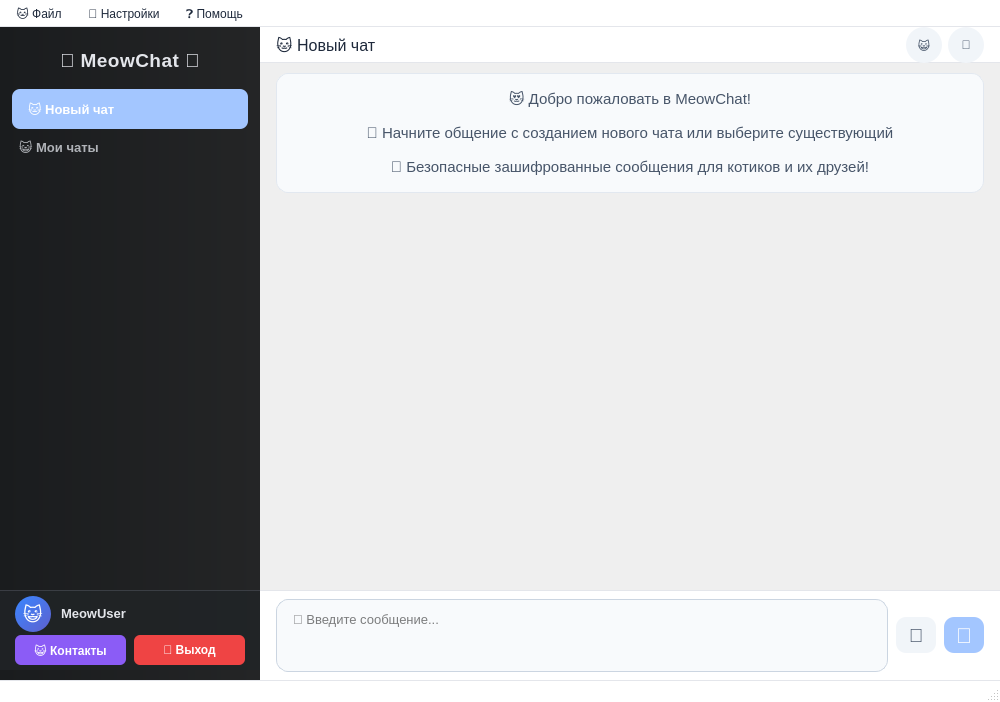
<?xml version="1.0" encoding="UTF-8"?>
<ui version="4.0">
 <class>MainWindow</class>
 <widget class="QMainWindow" name="MainWindow">
  <property name="geometry">
   <rect>
    <x>0</x>
    <y>0</y>
    <width>1000</width>
    <height>702</height>
   </rect>
  </property>
  <property name="minimumSize">
   <size>
    <width>800</width>
    <height>600</height>
   </size>
  </property>
  <property name="windowTitle">
   <string>🐱 MeowChat</string>
  </property>
  <property name="styleSheet">
   <string notr="true">QMainWindow {
    background-color: #f0f2f5;
    font-family: 'Segoe UI', 'Open Sans', sans-serif;
}
</string>
  </property>
  <widget class="QWidget" name="centralwidget">
   <layout class="QHBoxLayout" name="horizontalLayout" stretch="0,1">
    <property name="spacing">
     <number>0</number>
    </property>
    <property name="leftMargin">
     <number>0</number>
    </property>
    <property name="topMargin">
     <number>0</number>
    </property>
    <property name="rightMargin">
     <number>0</number>
    </property>
    <property name="bottomMargin">
     <number>0</number>
    </property>
    <item>
     <widget class="QFrame" name="sidebarFrame">
      <property name="minimumSize">
       <size>
        <width>260</width>
        <height>0</height>
       </size>
      </property>
      <property name="maximumSize">
       <size>
        <width>260</width>
        <height>16777215</height>
       </size>
      </property>
      <property name="styleSheet">
       <string notr="true">QFrame#sidebarFrame {
    background: qlineargradient(x1:0, y1:0, x2:1, y2:0, stop:0 #1a1c1e, stop:1 #242526);
    border: none;
}
</string>
      </property>
      <property name="frameShape">
       <enum>QFrame::NoFrame</enum>
      </property>
      <layout class="QVBoxLayout" name="verticalLayout_2">
       <property name="spacing">
        <number>5</number>
       </property>
       <property name="leftMargin">
        <number>0</number>
       </property>
       <property name="topMargin">
        <number>10</number>
       </property>
       <property name="rightMargin">
        <number>0</number>
       </property>
       <property name="bottomMargin">
        <number>10</number>
       </property>
       <item>
        <widget class="QLabel" name="appTitleLabel">
         <property name="sizePolicy">
          <sizepolicy hsizetype="Preferred" vsizetype="Fixed">
           <horstretch>0</horstretch>
           <verstretch>0</verstretch>
          </sizepolicy>
         </property>
         <property name="font">
          <font>
           <pointsize>14</pointsize>
           <bold>true</bold>
          </font>
         </property>
         <property name="styleSheet">
          <string notr="true">QLabel {
    color: #e4e6eb;
    padding: 12px 0;
    font-weight: 600;
    letter-spacing: 0.5px;
}
</string>
         </property>
         <property name="text">
          <string>🐾 MeowChat 🐾</string>
         </property>
         <property name="alignment">
          <set>Qt::AlignCenter</set>
         </property>
        </widget>
       </item>
       <item>
        <widget class="QPushButton" name="newChatButton">
         <property name="minimumSize">
          <size>
           <width>0</width>
           <height>40</height>
          </size>
         </property>
         <property name="font">
          <font>
           <pointsize>10</pointsize>
           <bold>false</bold>
          </font>
         </property>
         <property name="cursor">
          <cursorShape>PointingHandCursor</cursorShape>
         </property>
         <property name="styleSheet">
          <string notr="true">QPushButton {
    background-color: #a3c6ff;
    color: white;
    border: none;
    border-radius: 8px;
    padding: 8px 16px;
    font-weight: 500;
    margin: 0 12px;
    text-align: left;
}

QPushButton:hover {
    background-color: #2a75f0;
}

QPushButton:pressed {
    background-color: #205fcc;
}
</string>
         </property>
         <property name="text">
          <string>🐱 Новый чат</string>
         </property>
        </widget>
       </item>
       <item>
        <widget class="QLabel" name="chatsLabel">
         <property name="font">
          <font>
           <pointsize>10</pointsize>
           <bold>false</bold>
          </font>
         </property>
         <property name="styleSheet">
          <string notr="true">QLabel {
    color: #b0b3b8;
    padding: 5px 16px;
    font-weight: 500;
}
</string>
         </property>
         <property name="text">
          <string>😺 Мои чаты</string>
         </property>
        </widget>
       </item>
       <item>
        <widget class="QListWidget" name="chatsList">
         <property name="styleSheet">
          <string notr="true">QListWidget {
    background-color: transparent;
    border: none;
    color: #e4e6eb;
    outline: none;
    font-size: 10pt;
    padding: 5px 0;
}

QListWidget::item {
    padding: 10px 15px;
    margin: 2px 8px;
    border-radius: 8px;
    border-left: 3px solid transparent;
}

QListWidget::item:selected {
    background-color: rgba(58, 134, 255, 0.2);
    border-left: 3px solid #3a86ff;
    font-weight: 500;
}

QListWidget::item:hover {
    background-color: rgba(255, 255, 255, 0.08);
}

QListWidget::item:selected:hover {
    background-color: rgba(58, 134, 255, 0.25);
}
</string>
         </property>
         <property name="frameShape">
          <enum>QFrame::NoFrame</enum>
         </property>
         <property name="verticalScrollBarPolicy">
          <enum>Qt::ScrollBarAsNeeded</enum>
         </property>
         <property name="horizontalScrollBarPolicy">
          <enum>Qt::ScrollBarAlwaysOff</enum>
         </property>
         <property name="selectionMode">
          <enum>QAbstractItemView::SingleSelection</enum>
         </property>
         <property name="selectionBehavior">
          <enum>QAbstractItemView::SelectRows</enum>
         </property>
         <property name="iconSize">
          <size>
           <width>24</width>
           <height>24</height>
          </size>
         </property>
        </widget>
       </item>
       <item>
        <spacer name="verticalSpacer">
         <property name="orientation">
          <enum>Qt::Vertical</enum>
         </property>
         <property name="sizeHint" stdset="0">
          <size>
           <width>20</width>
           <height>40</height>
          </size>
         </property>
        </spacer>
       </item>
       <item>
        <widget class="QFrame" name="userInfoFrame">
         <property name="minimumSize">
          <size>
           <width>0</width>
           <height>80</height>
          </size>
         </property>
         <property name="maximumSize">
          <size>
           <width>16777215</width>
           <height>80</height>
          </size>
         </property>
         <property name="styleSheet">
          <string notr="true">QFrame#userInfoFrame {
    background-color: rgba(32, 35, 38, 0.85);
    border-top: 1px solid rgba(84, 89, 98, 0.5);
}
</string>
         </property>
         <property name="frameShape">
          <enum>QFrame::NoFrame</enum>
         </property>
         <layout class="QVBoxLayout" name="verticalLayout_4">
          <property name="spacing">
           <number>5</number>
          </property>
          <property name="leftMargin">
           <number>15</number>
          </property>
          <property name="topMargin">
           <number>5</number>
          </property>
          <property name="rightMargin">
           <number>15</number>
          </property>
          <property name="bottomMargin">
           <number>5</number>
          </property>
          <item>
           <layout class="QHBoxLayout" name="horizontalLayout_3">
            <property name="spacing">
             <number>10</number>
            </property>
            <item>
             <widget class="QLabel" name="userAvatarLabel">
              <property name="minimumSize">
               <size>
                <width>36</width>
                <height>36</height>
               </size>
              </property>
              <property name="maximumSize">
               <size>
                <width>36</width>
                <height>36</height>
               </size>
              </property>
              <property name="styleSheet">
               <string notr="true">QLabel {
    background: qlineargradient(x1:0, y1:0, x2:1, y2:1, stop:0 #3a86ff, stop:1 #5e60ce);
    border-radius: 18px;
    color: white;
    font-weight: bold;
    font-size: 14pt;
    padding: 2px;
}
</string>
              </property>
              <property name="text">
               <string>😺</string>
              </property>
              <property name="alignment">
               <set>Qt::AlignCenter</set>
              </property>
             </widget>
            </item>
            <item>
             <widget class="QLabel" name="userNameLabel">
              <property name="font">
               <font>
                <pointsize>10</pointsize>
                <bold>true</bold>
               </font>
              </property>
              <property name="styleSheet">
               <string notr="true">QLabel {
    color: #e4e6eb;
    font-weight: 600;
}
</string>
              </property>
              <property name="text">
               <string>MeowUser</string>
              </property>
              <property name="alignment">
               <set>Qt::AlignVCenter</set>
              </property>
             </widget>
            </item>
            <item>
             <spacer name="horizontalSpacer_2">
              <property name="orientation">
               <enum>Qt::Horizontal</enum>
              </property>
              <property name="sizeHint" stdset="0">
               <size>
                <width>40</width>
                <height>20</height>
               </size>
              </property>
             </spacer>
            </item>
           </layout>
          </item>
          <item>
           <layout class="QHBoxLayout" name="horizontalLayout_4">
            <property name="spacing">
             <number>8</number>
            </property>
            <item>
             <widget class="QPushButton" name="contactsButton">
              <property name="minimumSize">
               <size>
                <width>0</width>
                <height>30</height>
               </size>
              </property>
              <property name="cursor">
               <cursorShape>PointingHandCursor</cursorShape>
              </property>
              <property name="styleSheet">
               <string notr="true">QPushButton {
    background-color: #8b5cf6;
    border-radius: 6px;
    border: none;
    color: white;
    font-weight: bold;
    font-size: 9pt;
    padding: 5px;
}

QPushButton:hover {
    background-color: #7c3aed;
}

QPushButton:pressed {
    background-color: #6d28d9;
}
</string>
              </property>
              <property name="text">
               <string>😺 Контакты</string>
              </property>
             </widget>
            </item>
            <item>
             <widget class="QPushButton" name="userStatusButton">
              <property name="minimumSize">
               <size>
                <width>0</width>
                <height>30</height>
               </size>
              </property>
              <property name="cursor">
               <cursorShape>PointingHandCursor</cursorShape>
              </property>
              <property name="styleSheet">
               <string notr="true">QPushButton {
    background-color: #ef4444;
    border-radius: 6px;
    border: none;
    color: white;
    font-weight: bold;
    font-size: 9pt;
    padding: 5px;
}

QPushButton:hover {
    background-color: #dc2626;
}

QPushButton:pressed {
    background-color: #b91c1c;
}
</string>
              </property>
              <property name="text">
               <string>🚪 Выход</string>
              </property>
             </widget>
            </item>
           </layout>
          </item>
         </layout>
        </widget>
       </item>
      </layout>
     </widget>
    </item>
    <item>
     <layout class="QVBoxLayout" name="verticalLayout">
      <property name="spacing">
       <number>0</number>
      </property>
      <property name="leftMargin">
       <number>0</number>
      </property>
      <property name="topMargin">
       <number>0</number>
      </property>
      <property name="rightMargin">
       <number>0</number>
      </property>
      <property name="bottomMargin">
       <number>0</number>
      </property>
      <item>
       <widget class="QFrame" name="chatHeaderFrame">
        <property name="maximumSize">
         <size>
          <width>16777215</width>
          <height>60</height>
         </size>
        </property>
        <property name="styleSheet">
         <string notr="true">QFrame#chatHeaderFrame {
    background-color: white;
    border-bottom: 1px solid #e4e6eb;
}
</string>
        </property>
        <property name="frameShape">
         <enum>QFrame::NoFrame</enum>
        </property>
        <layout class="QHBoxLayout" name="horizontalLayout_2">
         <property name="leftMargin">
          <number>16</number>
         </property>
         <property name="topMargin">
          <number>0</number>
         </property>
         <property name="rightMargin">
          <number>16</number>
         </property>
         <property name="bottomMargin">
          <number>0</number>
         </property>
         <item>
          <widget class="QLabel" name="chatNameLabel">
           <property name="font">
            <font>
             <pointsize>12</pointsize>
            </font>
           </property>
           <property name="styleSheet">
            <string notr="true">QLabel {
    color: #1e293b;
}
</string>
           </property>
           <property name="text">
            <string>🐱 Новый чат</string>
           </property>
          </widget>
         </item>
         <item>
          <spacer name="horizontalSpacer">
           <property name="orientation">
            <enum>Qt::Horizontal</enum>
           </property>
           <property name="sizeHint" stdset="0">
            <size>
             <width>40</width>
             <height>20</height>
            </size>
           </property>
          </spacer>
         </item>
         <item>
          <widget class="QPushButton" name="membersButton">
           <property name="minimumSize">
            <size>
             <width>36</width>
             <height>36</height>
            </size>
           </property>
           <property name="maximumSize">
            <size>
             <width>36</width>
             <height>36</height>
            </size>
           </property>
           <property name="cursor">
            <cursorShape>PointingHandCursor</cursorShape>
           </property>
           <property name="toolTip">
            <string>Участники чата</string>
           </property>
           <property name="styleSheet">
            <string notr="true">QPushButton {
    background-color: #f1f5f9;
    border-radius: 18px;
    color: #475569;
    font-weight: bold;
}

QPushButton:hover {
    background-color: #e2e8f0;
}

QPushButton:pressed {
    background-color: #cbd5e1;
}
</string>
           </property>
           <property name="text">
            <string>😺</string>
           </property>
          </widget>
         </item>
         <item>
          <widget class="QPushButton" name="settingsButton">
           <property name="minimumSize">
            <size>
             <width>36</width>
             <height>36</height>
            </size>
           </property>
           <property name="maximumSize">
            <size>
             <width>36</width>
             <height>36</height>
            </size>
           </property>
           <property name="cursor">
            <cursorShape>PointingHandCursor</cursorShape>
           </property>
           <property name="toolTip">
            <string>Настройки чата</string>
           </property>
           <property name="styleSheet">
            <string notr="true">QPushButton {
    background-color: #f1f5f9;
    border-radius: 18px;
    color: #475569;
}

QPushButton:hover {
    background-color: #e2e8f0;
}

QPushButton:pressed {
    background-color: #cbd5e1;
}
</string>
           </property>
           <property name="text">
            <string>🐾</string>
           </property>
          </widget>
         </item>
        </layout>
       </widget>
      </item>
      <item>
       <widget class="QScrollArea" name="scrollArea">
        <property name="frameShape">
         <enum>QFrame::NoFrame</enum>
        </property>
        <property name="verticalScrollBarPolicy">
         <enum>Qt::ScrollBarAsNeeded</enum>
        </property>
        <property name="widgetResizable">
         <bool>true</bool>
        </property>
        <widget class="QWidget" name="scrollAreaWidgetContents">
         <property name="geometry">
          <rect>
           <x>0</x>
           <y>0</y>
           <width>738</width>
           <height>514</height>
          </rect>
         </property>
         <layout class="QVBoxLayout" name="messagesLayout">
          <property name="spacing">
           <number>10</number>
          </property>
          <property name="leftMargin">
           <number>16</number>
          </property>
          <property name="topMargin">
           <number>10</number>
          </property>
          <property name="rightMargin">
           <number>16</number>
          </property>
          <property name="bottomMargin">
           <number>10</number>
          </property>
          <item>
           <widget class="QLabel" name="welcomeLabel">
            <property name="styleSheet">
             <string notr="true">QLabel {
    background-color: #f8fafc;
    border-radius: 12px;
    padding: 16px;
    color: #475569;
    font-size: 11pt;
    border: 1px solid #e2e8f0;
}
</string>
            </property>
            <property name="text">
             <string>😻 Добро пожаловать в MeowChat!

🐾 Начните общение с созданием нового чата или выберите существующий

💬 Безопасные зашифрованные сообщения для котиков и их друзей!</string>
            </property>
            <property name="alignment">
             <set>Qt::AlignCenter</set>
            </property>
            <property name="wordWrap">
             <bool>true</bool>
            </property>
           </widget>
          </item>
          <item>
           <spacer name="verticalSpacer_2">
            <property name="orientation">
             <enum>Qt::Vertical</enum>
            </property>
            <property name="sizeHint" stdset="0">
             <size>
              <width>20</width>
              <height>40</height>
             </size>
            </property>
           </spacer>
          </item>
         </layout>
        </widget>
       </widget>
      </item>
      <item>
       <widget class="QFrame" name="inputFrame">
        <property name="maximumSize">
         <size>
          <width>16777215</width>
          <height>90</height>
         </size>
        </property>
        <property name="styleSheet">
         <string notr="true">QFrame#inputFrame {
    background-color: white;
    border-top: 1px solid #e4e6eb;
    padding: 8px;
}
</string>
        </property>
        <property name="frameShape">
         <enum>QFrame::NoFrame</enum>
        </property>
        <layout class="QVBoxLayout" name="verticalLayout_3">
         <property name="spacing">
          <number>6</number>
         </property>
         <property name="leftMargin">
          <number>8</number>
         </property>
         <property name="topMargin">
          <number>0</number>
         </property>
         <property name="rightMargin">
          <number>8</number>
         </property>
         <property name="bottomMargin">
          <number>0</number>
         </property>
         <item>
          <layout class="QHBoxLayout" name="horizontalLayout_5" stretch="0,0,0">
           <property name="spacing">
            <number>8</number>
           </property>
           <item>
            <widget class="QTextEdit" name="messageTextEdit">
             <property name="minimumSize">
              <size>
               <width>0</width>
               <height>40</height>
              </size>
             </property>
             <property name="maximumSize">
              <size>
               <width>16777215</width>
               <height>100</height>
              </size>
             </property>
             <property name="font">
              <font>
               <pointsize>10</pointsize>
               <bold>false</bold>
              </font>
             </property>
             <property name="cursor" stdset="0">
              <cursorShape>IBeamCursor</cursorShape>
             </property>
             <property name="styleSheet">
              <string notr="true">QTextEdit {
    border: 1px solid #cbd5e1;
    border-radius: 12px;
    padding: 8px 12px;
    font-size: 10pt;
    color: black;
    background-color: #f8fafc;
    selection-background-color: #3a86ff;
    selection-color: white;
}

QTextEdit:focus {
    border: 1px solid #3a86ff;
    background-color: white;
}</string>
             </property>
             <property name="acceptRichText">
              <bool>false</bool>
             </property>
             <property name="placeholderText">
              <string>💬 Введите сообщение...</string>
             </property>
            </widget>
           </item>
           <item>
            <widget class="QPushButton" name="fileButton">
             <property name="minimumSize">
              <size>
               <width>40</width>
               <height>36</height>
              </size>
             </property>
             <property name="maximumSize">
              <size>
               <width>40</width>
               <height>36</height>
              </size>
             </property>
             <property name="cursor">
              <cursorShape>PointingHandCursor</cursorShape>
             </property>
             <property name="toolTip">
              <string>Прикрепить файл</string>
             </property>
             <property name="styleSheet">
              <string notr="true">QPushButton {
    background-color: #f1f5f9;
    border-radius: 10px;
    color: #475569;
    font-size: 14pt;
}

QPushButton:hover {
    background-color: #e2e8f0;
}

QPushButton:pressed {
    background-color: #cbd5e1;
}
</string>
             </property>
             <property name="text">
              <string>📎</string>
             </property>
            </widget>
           </item>
           <item>
            <widget class="QPushButton" name="sendButton">
             <property name="minimumSize">
              <size>
               <width>40</width>
               <height>36</height>
              </size>
             </property>
             <property name="maximumSize">
              <size>
               <width>40</width>
               <height>36</height>
              </size>
             </property>
             <property name="cursor">
              <cursorShape>PointingHandCursor</cursorShape>
             </property>
             <property name="toolTip">
              <string>Отправить сообщение</string>
             </property>
             <property name="styleSheet">
              <string notr="true">QPushButton {
    background-color: #a3c6ff;
    border-radius: 10px;
    color: white;
    font-weight: bold;
    font-size: 16pt;
}

QPushButton:hover {
    background-color: #2a75f0;
}

QPushButton:pressed {
    background-color: #205fcc;
}

QPushButton:disabled {
    background-color: #94a3b8;
}
</string>
             </property>
             <property name="text">
              <string>🐾</string>
             </property>
            </widget>
           </item>
          </layout>
         </item>
        </layout>
       </widget>
      </item>
     </layout>
    </item>
   </layout>
  </widget>
  <widget class="QStatusBar" name="statusbar">
   <property name="styleSheet">
    <string notr="true">QStatusBar {
    background-color: white;
    border-top: 1px solid #e4e6eb;
    color: #64748b;
    padding: 4px 8px;
    font-size: 9pt;
}
</string>
   </property>
  </widget>
  <widget class="QMenuBar" name="menubar">
   <property name="geometry">
    <rect>
     <x>0</x>
     <y>0</y>
     <width>1000</width>
     <height>38</height>
    </rect>
   </property>
   <property name="styleSheet">
    <string notr="true">QMenuBar {
    background-color: white;
    border-bottom: 1px solid #e4e6eb;
    color: #1e293b;
    padding: 2px 0;
}

QMenuBar::item {
    background-color: transparent;
    padding: 4px 8px;
    border-radius: 4px;
    margin: 0 2px;
}

QMenuBar::item:selected {
    background-color: #e2e8f0;
}

QMenu {
    background-color: white;
    border: 1px solid #cbd5e1;
    color: #1e293b;
    font-size: 10pt;
}

QMenu::item:selected {
    background-color: #f1f5f9;
}
</string>
   </property>
   <widget class="QMenu" name="menuFile">
    <property name="title">
     <string>🐱 Файл</string>
    </property>
    <addaction name="actionNewChat"/>
    <addaction name="actionConnectChat"/>
    <addaction name="separator"/>
    <addaction name="actionExit"/>
   </widget>
   <widget class="QMenu" name="menuSettings">
    <property name="title">
     <string>🐾 Настройки</string>
    </property>
    <addaction name="actionPreferences"/>
   </widget>
   <widget class="QMenu" name="menuHelp">
    <property name="title">
     <string>❓ Помощь</string>
    </property>
    <addaction name="actionAbout"/>
   </widget>
   <addaction name="menuFile"/>
   <addaction name="menuSettings"/>
   <addaction name="menuHelp"/>
  </widget>
  <action name="actionNewChat">
   <property name="text">
    <string>🐱 Новый чат</string>
   </property>
   <property name="shortcut">
    <string>Ctrl+N</string>
   </property>
  </action>
  <action name="actionConnectChat">
   <property name="text">
    <string>🔗 Подключиться к чату</string>
   </property>
   <property name="shortcut">
    <string>Ctrl+O</string>
   </property>
  </action>
  <action name="actionExit">
   <property name="text">
    <string>🚪 Выход</string>
   </property>
   <property name="shortcut">
    <string>Ctrl+Q</string>
   </property>
  </action>
  <action name="actionPreferences">
   <property name="text">
    <string>⚙️ Настройки</string>
   </property>
   <property name="shortcut">
    <string>Ctrl+,</string>
   </property>
  </action>
  <action name="actionAbout">
   <property name="text">
    <string>ℹ️ О программе</string>
   </property>
  </action>
  <action name="actionLogin">
   <property name="checkable">
    <bool>false</bool>
   </property>
   <property name="text">
    <string>🔐 Вход</string>
   </property>
   <property name="toolTip">
    <string>Вход в систему</string>
   </property>
  </action>
  <action name="actionShowContacts">
   <property name="text">
    <string>😺 Контакты</string>
   </property>
   <property name="toolTip">
    <string>Показать контакты</string>
   </property>
  </action>
 </widget>
 <resources/>
 <connections>
  <connection>
   <sender>actionExit</sender>
   <signal>triggered()</signal>
   <receiver>MainWindow</receiver>
   <slot>close()</slot>
   <hints>
    <hint type="sourcelabel">
     <x>-1</x>
     <y>-1</y>
    </hint>
    <hint type="destinationlabel">
     <x>499</x>
     <y>349</y>
    </hint>
   </hints>
  </connection>
 </connections>
</ui>
